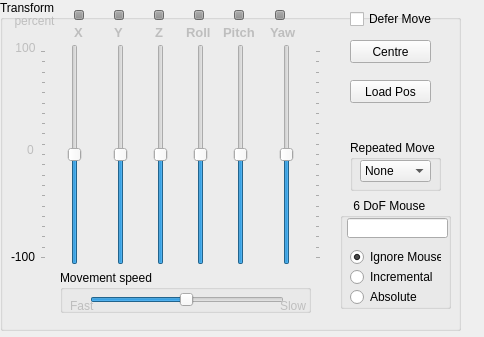
<?xml version="1.0" encoding="UTF-8"?>
<ui version="4.0">
 <class>Frame</class>
 <widget class="QFrame" name="Frame">
  <property name="geometry">
   <rect>
    <x>0</x>
    <y>0</y>
    <width>484</width>
    <height>337</height>
   </rect>
  </property>
  <property name="windowTitle">
   <string>Frame</string>
  </property>
  <widget class="QGroupBox" name="transform_panel">
   <property name="enabled">
    <bool>true</bool>
   </property>
   <property name="geometry">
    <rect>
     <x>0</x>
     <y>0</y>
     <width>461</width>
     <height>331</height>
    </rect>
   </property>
   <property name="title">
    <string>Transform</string>
   </property>
   <property name="flat">
    <bool>false</bool>
   </property>
   <widget class="QSlider" name="sld_0">
    <property name="enabled">
     <bool>true</bool>
    </property>
    <property name="geometry">
     <rect>
      <x>40</x>
      <y>44</y>
      <width>61</width>
      <height>221</height>
     </rect>
    </property>
    <property name="minimum">
     <number>-100</number>
    </property>
    <property name="maximum">
     <number>100</number>
    </property>
    <property name="value">
     <number>0</number>
    </property>
    <property name="orientation">
     <enum>Qt::Vertical</enum>
    </property>
    <property name="tickPosition">
     <enum>QSlider::TicksAbove</enum>
    </property>
   </widget>
   <widget class="QSlider" name="sld_3">
    <property name="geometry">
     <rect>
      <x>190</x>
      <y>44</y>
      <width>21</width>
      <height>221</height>
     </rect>
    </property>
    <property name="minimum">
     <number>-100</number>
    </property>
    <property name="maximum">
     <number>100</number>
    </property>
    <property name="value">
     <number>0</number>
    </property>
    <property name="orientation">
     <enum>Qt::Vertical</enum>
    </property>
    <property name="tickPosition">
     <enum>QSlider::NoTicks</enum>
    </property>
   </widget>
   <widget class="QSlider" name="sld_1">
    <property name="geometry">
     <rect>
      <x>110</x>
      <y>44</y>
      <width>21</width>
      <height>221</height>
     </rect>
    </property>
    <property name="minimum">
     <number>-100</number>
    </property>
    <property name="maximum">
     <number>100</number>
    </property>
    <property name="value">
     <number>0</number>
    </property>
    <property name="orientation">
     <enum>Qt::Vertical</enum>
    </property>
    <property name="tickPosition">
     <enum>QSlider::NoTicks</enum>
    </property>
   </widget>
   <widget class="QSlider" name="sld_2">
    <property name="geometry">
     <rect>
      <x>150</x>
      <y>44</y>
      <width>21</width>
      <height>221</height>
     </rect>
    </property>
    <property name="minimum">
     <number>-100</number>
    </property>
    <property name="maximum">
     <number>100</number>
    </property>
    <property name="value">
     <number>0</number>
    </property>
    <property name="orientation">
     <enum>Qt::Vertical</enum>
    </property>
    <property name="tickPosition">
     <enum>QSlider::NoTicks</enum>
    </property>
   </widget>
   <widget class="QSlider" name="sld_4">
    <property name="geometry">
     <rect>
      <x>230</x>
      <y>44</y>
      <width>21</width>
      <height>221</height>
     </rect>
    </property>
    <property name="minimum">
     <number>-100</number>
    </property>
    <property name="maximum">
     <number>100</number>
    </property>
    <property name="value">
     <number>0</number>
    </property>
    <property name="orientation">
     <enum>Qt::Vertical</enum>
    </property>
    <property name="tickPosition">
     <enum>QSlider::NoTicks</enum>
    </property>
   </widget>
   <widget class="QSlider" name="sld_5">
    <property name="enabled">
     <bool>true</bool>
    </property>
    <property name="geometry">
     <rect>
      <x>260</x>
      <y>44</y>
      <width>61</width>
      <height>221</height>
     </rect>
    </property>
    <property name="minimum">
     <number>-100</number>
    </property>
    <property name="maximum">
     <number>100</number>
    </property>
    <property name="value">
     <number>0</number>
    </property>
    <property name="orientation">
     <enum>Qt::Vertical</enum>
    </property>
    <property name="tickPosition">
     <enum>QSlider::TicksBelow</enum>
    </property>
   </widget>
   <widget class="QLabel" name="label_5">
    <property name="geometry">
     <rect>
      <x>0</x>
      <y>250</y>
      <width>46</width>
      <height>13</height>
     </rect>
    </property>
    <property name="text">
     <string>-100</string>
    </property>
    <property name="alignment">
     <set>Qt::AlignCenter</set>
    </property>
   </widget>
   <widget class="QLabel" name="label_6">
    <property name="enabled">
     <bool>false</bool>
    </property>
    <property name="geometry">
     <rect>
      <x>10</x>
      <y>40</y>
      <width>31</width>
      <height>16</height>
     </rect>
    </property>
    <property name="text">
     <string>100</string>
    </property>
    <property name="alignment">
     <set>Qt::AlignCenter</set>
    </property>
   </widget>
   <widget class="QLabel" name="label_3">
    <property name="enabled">
     <bool>false</bool>
    </property>
    <property name="geometry">
     <rect>
      <x>20</x>
      <y>140</y>
      <width>21</width>
      <height>20</height>
     </rect>
    </property>
    <property name="text">
     <string>0</string>
    </property>
    <property name="alignment">
     <set>Qt::AlignCenter</set>
    </property>
   </widget>
   <widget class="QGroupBox" name="gb_space_mouse">
    <property name="enabled">
     <bool>true</bool>
    </property>
    <property name="geometry">
     <rect>
      <x>340</x>
      <y>198</y>
      <width>111</width>
      <height>111</height>
     </rect>
    </property>
    <property name="title">
     <string>    6 DoF Mouse</string>
    </property>
    <widget class="QLineEdit" name="txt_spacemouse">
     <property name="enabled">
      <bool>true</bool>
     </property>
     <property name="geometry">
      <rect>
       <x>7</x>
       <y>20</y>
       <width>101</width>
       <height>20</height>
      </rect>
     </property>
    </widget>
    <widget class="QRadioButton" name="rb_m_off">
     <property name="enabled">
      <bool>true</bool>
     </property>
     <property name="geometry">
      <rect>
       <x>10</x>
       <y>50</y>
       <width>91</width>
       <height>18</height>
      </rect>
     </property>
     <property name="text">
      <string>Ignore Mouse</string>
     </property>
     <property name="checked">
      <bool>true</bool>
     </property>
    </widget>
    <widget class="QRadioButton" name="rb_m_inc">
     <property name="enabled">
      <bool>true</bool>
     </property>
     <property name="geometry">
      <rect>
       <x>10</x>
       <y>70</y>
       <width>91</width>
       <height>18</height>
      </rect>
     </property>
     <property name="text">
      <string>Incremental</string>
     </property>
    </widget>
    <widget class="QRadioButton" name="rb_m_abs">
     <property name="enabled">
      <bool>true</bool>
     </property>
     <property name="geometry">
      <rect>
       <x>10</x>
       <y>90</y>
       <width>91</width>
       <height>18</height>
      </rect>
     </property>
     <property name="text">
      <string>Absolute</string>
     </property>
    </widget>
   </widget>
   <widget class="QCheckBox" name="chk_instant_move">
    <property name="enabled">
     <bool>true</bool>
    </property>
    <property name="geometry">
     <rect>
      <x>350</x>
      <y>10</y>
      <width>91</width>
      <height>18</height>
     </rect>
    </property>
    <property name="text">
     <string>Defer Move</string>
    </property>
   </widget>
   <widget class="QLabel" name="label">
    <property name="enabled">
     <bool>false</bool>
    </property>
    <property name="geometry">
     <rect>
      <x>74</x>
      <y>24</y>
      <width>21</width>
      <height>16</height>
     </rect>
    </property>
    <property name="font">
     <font>
      <pointsize>10</pointsize>
      <weight>75</weight>
      <bold>true</bold>
     </font>
    </property>
    <property name="text">
     <string>X</string>
    </property>
   </widget>
   <widget class="QLabel" name="label_7">
    <property name="enabled">
     <bool>false</bool>
    </property>
    <property name="geometry">
     <rect>
      <x>114</x>
      <y>24</y>
      <width>21</width>
      <height>16</height>
     </rect>
    </property>
    <property name="font">
     <font>
      <pointsize>10</pointsize>
      <weight>75</weight>
      <bold>true</bold>
     </font>
    </property>
    <property name="text">
     <string>Y</string>
    </property>
   </widget>
   <widget class="QLabel" name="label_8">
    <property name="enabled">
     <bool>false</bool>
    </property>
    <property name="geometry">
     <rect>
      <x>155</x>
      <y>24</y>
      <width>20</width>
      <height>16</height>
     </rect>
    </property>
    <property name="font">
     <font>
      <pointsize>10</pointsize>
      <weight>75</weight>
      <bold>true</bold>
     </font>
    </property>
    <property name="text">
     <string>Z</string>
    </property>
   </widget>
   <widget class="QLabel" name="label_9">
    <property name="enabled">
     <bool>false</bool>
    </property>
    <property name="geometry">
     <rect>
      <x>186</x>
      <y>24</y>
      <width>31</width>
      <height>16</height>
     </rect>
    </property>
    <property name="font">
     <font>
      <pointsize>10</pointsize>
      <weight>75</weight>
      <bold>true</bold>
     </font>
    </property>
    <property name="text">
     <string>Roll</string>
    </property>
   </widget>
   <widget class="QLabel" name="label_10">
    <property name="enabled">
     <bool>false</bool>
    </property>
    <property name="geometry">
     <rect>
      <x>223</x>
      <y>24</y>
      <width>41</width>
      <height>16</height>
     </rect>
    </property>
    <property name="font">
     <font>
      <pointsize>10</pointsize>
      <weight>75</weight>
      <bold>true</bold>
     </font>
    </property>
    <property name="text">
     <string>Pitch</string>
    </property>
   </widget>
   <widget class="QLabel" name="label_11">
    <property name="enabled">
     <bool>false</bool>
    </property>
    <property name="geometry">
     <rect>
      <x>270</x>
      <y>24</y>
      <width>31</width>
      <height>16</height>
     </rect>
    </property>
    <property name="font">
     <font>
      <pointsize>10</pointsize>
      <weight>75</weight>
      <bold>true</bold>
     </font>
    </property>
    <property name="text">
     <string>Yaw</string>
    </property>
   </widget>
   <widget class="QPushButton" name="btn_centre">
    <property name="enabled">
     <bool>true</bool>
    </property>
    <property name="geometry">
     <rect>
      <x>350</x>
      <y>40</y>
      <width>81</width>
      <height>23</height>
     </rect>
    </property>
    <property name="text">
     <string>Centre</string>
    </property>
   </widget>
   <widget class="QLabel" name="label_12">
    <property name="enabled">
     <bool>false</bool>
    </property>
    <property name="geometry">
     <rect>
      <x>14</x>
      <y>11</y>
      <width>41</width>
      <height>20</height>
     </rect>
    </property>
    <property name="text">
     <string>percent</string>
    </property>
    <property name="alignment">
     <set>Qt::AlignCenter</set>
    </property>
   </widget>
   <widget class="QPushButton" name="btn_load_pos">
    <property name="enabled">
     <bool>true</bool>
    </property>
    <property name="geometry">
     <rect>
      <x>350</x>
      <y>80</y>
      <width>81</width>
      <height>23</height>
     </rect>
    </property>
    <property name="text">
     <string>Load Pos</string>
    </property>
   </widget>
   <widget class="QProgressBar" name="pg_0">
    <property name="enabled">
     <bool>false</bool>
    </property>
    <property name="geometry">
     <rect>
      <x>74</x>
      <y>10</y>
      <width>10</width>
      <height>10</height>
     </rect>
    </property>
    <property name="maximum">
     <number>1</number>
    </property>
    <property name="value">
     <number>1</number>
    </property>
    <property name="textVisible">
     <bool>false</bool>
    </property>
   </widget>
   <widget class="QProgressBar" name="pg_1">
    <property name="enabled">
     <bool>false</bool>
    </property>
    <property name="geometry">
     <rect>
      <x>114</x>
      <y>10</y>
      <width>10</width>
      <height>10</height>
     </rect>
    </property>
    <property name="maximum">
     <number>1</number>
    </property>
    <property name="value">
     <number>1</number>
    </property>
    <property name="textVisible">
     <bool>false</bool>
    </property>
   </widget>
   <widget class="QProgressBar" name="pg_3">
    <property name="enabled">
     <bool>false</bool>
    </property>
    <property name="geometry">
     <rect>
      <x>194</x>
      <y>10</y>
      <width>10</width>
      <height>10</height>
     </rect>
    </property>
    <property name="maximum">
     <number>1</number>
    </property>
    <property name="value">
     <number>1</number>
    </property>
    <property name="textVisible">
     <bool>false</bool>
    </property>
   </widget>
   <widget class="QProgressBar" name="pg_2">
    <property name="enabled">
     <bool>false</bool>
    </property>
    <property name="geometry">
     <rect>
      <x>154</x>
      <y>10</y>
      <width>10</width>
      <height>10</height>
     </rect>
    </property>
    <property name="maximum">
     <number>1</number>
    </property>
    <property name="value">
     <number>1</number>
    </property>
    <property name="textVisible">
     <bool>false</bool>
    </property>
   </widget>
   <widget class="QProgressBar" name="pg_5">
    <property name="enabled">
     <bool>false</bool>
    </property>
    <property name="geometry">
     <rect>
      <x>275</x>
      <y>10</y>
      <width>10</width>
      <height>10</height>
     </rect>
    </property>
    <property name="maximum">
     <number>1</number>
    </property>
    <property name="value">
     <number>1</number>
    </property>
    <property name="textVisible">
     <bool>false</bool>
    </property>
   </widget>
   <widget class="QProgressBar" name="pg_4">
    <property name="enabled">
     <bool>false</bool>
    </property>
    <property name="geometry">
     <rect>
      <x>234</x>
      <y>10</y>
      <width>10</width>
      <height>10</height>
     </rect>
    </property>
    <property name="maximum">
     <number>1</number>
    </property>
    <property name="value">
     <number>1</number>
    </property>
    <property name="textVisible">
     <bool>false</bool>
    </property>
   </widget>
   <widget class="QGroupBox" name="groupBox_2">
    <property name="enabled">
     <bool>true</bool>
    </property>
    <property name="geometry">
     <rect>
      <x>60</x>
      <y>270</y>
      <width>251</width>
      <height>43</height>
     </rect>
    </property>
    <property name="title">
     <string>Movement speed</string>
    </property>
    <widget class="QLabel" name="label_15">
     <property name="enabled">
      <bool>false</bool>
     </property>
     <property name="geometry">
      <rect>
       <x>220</x>
       <y>29</y>
       <width>40</width>
       <height>14</height>
      </rect>
     </property>
     <property name="text">
      <string>Slow</string>
     </property>
    </widget>
    <widget class="QSlider" name="sld_lag">
     <property name="enabled">
      <bool>true</bool>
     </property>
     <property name="geometry">
      <rect>
       <x>30</x>
       <y>20</y>
       <width>194</width>
       <height>20</height>
      </rect>
     </property>
     <property name="minimum">
      <number>20</number>
     </property>
     <property name="maximum">
      <number>2000</number>
     </property>
     <property name="singleStep">
      <number>20</number>
     </property>
     <property name="value">
      <number>1000</number>
     </property>
     <property name="orientation">
      <enum>Qt::Horizontal</enum>
     </property>
    </widget>
    <widget class="QLabel" name="label_14">
     <property name="enabled">
      <bool>false</bool>
     </property>
     <property name="geometry">
      <rect>
       <x>10</x>
       <y>29</y>
       <width>40</width>
       <height>14</height>
      </rect>
     </property>
     <property name="text">
      <string>Fast</string>
     </property>
    </widget>
   </widget>
   <widget class="QGroupBox" name="groupBox">
    <property name="geometry">
     <rect>
      <x>350</x>
      <y>140</y>
      <width>91</width>
      <height>51</height>
     </rect>
    </property>
    <property name="title">
     <string>Repeated Move</string>
    </property>
    <widget class="QComboBox" name="cmb_repeated_move">
     <property name="geometry">
      <rect>
       <x>10</x>
       <y>20</y>
       <width>71</width>
       <height>22</height>
      </rect>
     </property>
     <item>
      <property name="text">
       <string>None</string>
      </property>
     </item>
     <item>
      <property name="text">
       <string>Surge</string>
      </property>
     </item>
     <item>
      <property name="text">
       <string>Sway</string>
      </property>
     </item>
     <item>
      <property name="text">
       <string>Heave</string>
      </property>
     </item>
     <item>
      <property name="text">
       <string>Roll</string>
      </property>
     </item>
     <item>
      <property name="text">
       <string>Pitch</string>
      </property>
     </item>
     <item>
      <property name="text">
       <string>Yaw</string>
      </property>
     </item>
     <item>
      <property name="text">
       <string>ALL</string>
      </property>
     </item>
    </widget>
   </widget>
  </widget>
 </widget>
 <resources/>
 <connections/>
</ui>
